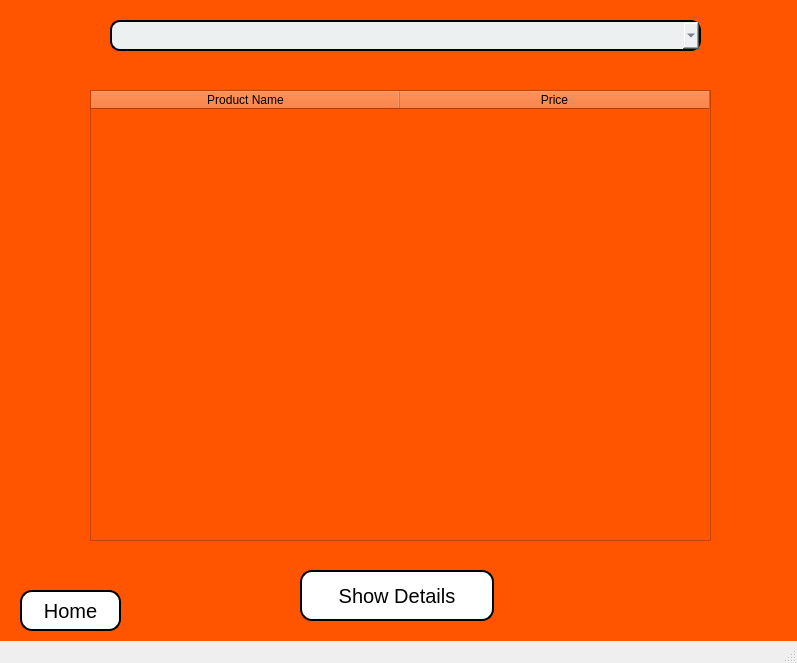
<?xml version="1.0" encoding="UTF-8"?>
<ui version="4.0">
 <class>MainWindow</class>
 <widget class="QMainWindow" name="MainWindow">
  <property name="geometry">
   <rect>
    <x>0</x>
    <y>0</y>
    <width>797</width>
    <height>663</height>
   </rect>
  </property>
  <property name="windowTitle">
   <string>MainWindow</string>
  </property>
  <widget class="QWidget" name="centralwidget">
   <property name="styleSheet">
    <string notr="true">QWidget
{
	background:rgb(255, 85, 0)
}</string>
   </property>
   <widget class="QComboBox" name="comboBox">
    <property name="enabled">
     <bool>true</bool>
    </property>
    <property name="geometry">
     <rect>
      <x>110</x>
      <y>20</y>
      <width>591</width>
      <height>31</height>
     </rect>
    </property>
    <property name="font">
     <font>
      <pointsize>-1</pointsize>
     </font>
    </property>
    <property name="styleSheet">
     <string notr="true">QComboBox
{
	border: 2px solid rgb(0, 0, 0);        /* Blue border */
    border-radius: 10px;             /* Rounded corners */
    padding: 5px;                    /* Inner padding */
    font-size: 14px;                 /* Text size */
    color: #2c3e50;                  /* Text color */
    background-color: #ecf0f1;
}</string>
    </property>
    <property name="editable">
     <bool>false</bool>
    </property>
    <property name="currentText">
     <string/>
    </property>
   </widget>
   <widget class="QTableWidget" name="tableWidget">
    <property name="geometry">
     <rect>
      <x>90</x>
      <y>90</y>
      <width>621</width>
      <height>451</height>
     </rect>
    </property>
    <property name="styleSheet">
     <string notr="true">QTableWidget{
rgb(0, 0, 0)}</string>
    </property>
    <attribute name="horizontalHeaderDefaultSectionSize">
     <number>309</number>
    </attribute>
    <attribute name="horizontalHeaderMinimumSectionSize">
     <number>309</number>
    </attribute>
    <column>
     <property name="text">
      <string>Product Name</string>
     </property>
    </column>
    <column>
     <property name="text">
      <string>Price</string>
     </property>
    </column>
   </widget>
   <widget class="QPushButton" name="detailsButton">
    <property name="geometry">
     <rect>
      <x>300</x>
      <y>570</y>
      <width>194</width>
      <height>51</height>
     </rect>
    </property>
    <property name="styleSheet">
     <string notr="true">QPushButton
{
	background-color: white;       /* Blue background */
    color: black;                    /* White text */
    border: 2px solid rgb(0, 0, 0);       /* Darker blue border */
    border-radius: 12px;             /* Rounded corners */
    font-size: 20px;                 /* Larger font */
    padding: 10px 20px;              /* Add some padding */
    min-width: 150px; 
}</string>
    </property>
    <property name="text">
     <string>Show Details</string>
    </property>
   </widget>
   <widget class="QPushButton" name="homeButton">
    <property name="geometry">
     <rect>
      <x>20</x>
      <y>590</y>
      <width>101</width>
      <height>41</height>
     </rect>
    </property>
    <property name="styleSheet">
     <string notr="true">QPushButton
{
	background-color: white;       /* Blue background */
    color: black;                    /* White text */
    border: 2px solid rgb(0, 0, 0);       /* Darker blue border */
    border-radius: 12px;             /* Rounded corners */
    font-size: 20px;                 /* Larger font */
    padding: 10px 20px;              /* Add some padding */
    min-width: 10px; 
}</string>
    </property>
    <property name="text">
     <string>Home</string>
    </property>
   </widget>
  </widget>
  <widget class="QStatusBar" name="statusbar"/>
 </widget>
 <resources/>
 <connections/>
</ui>
